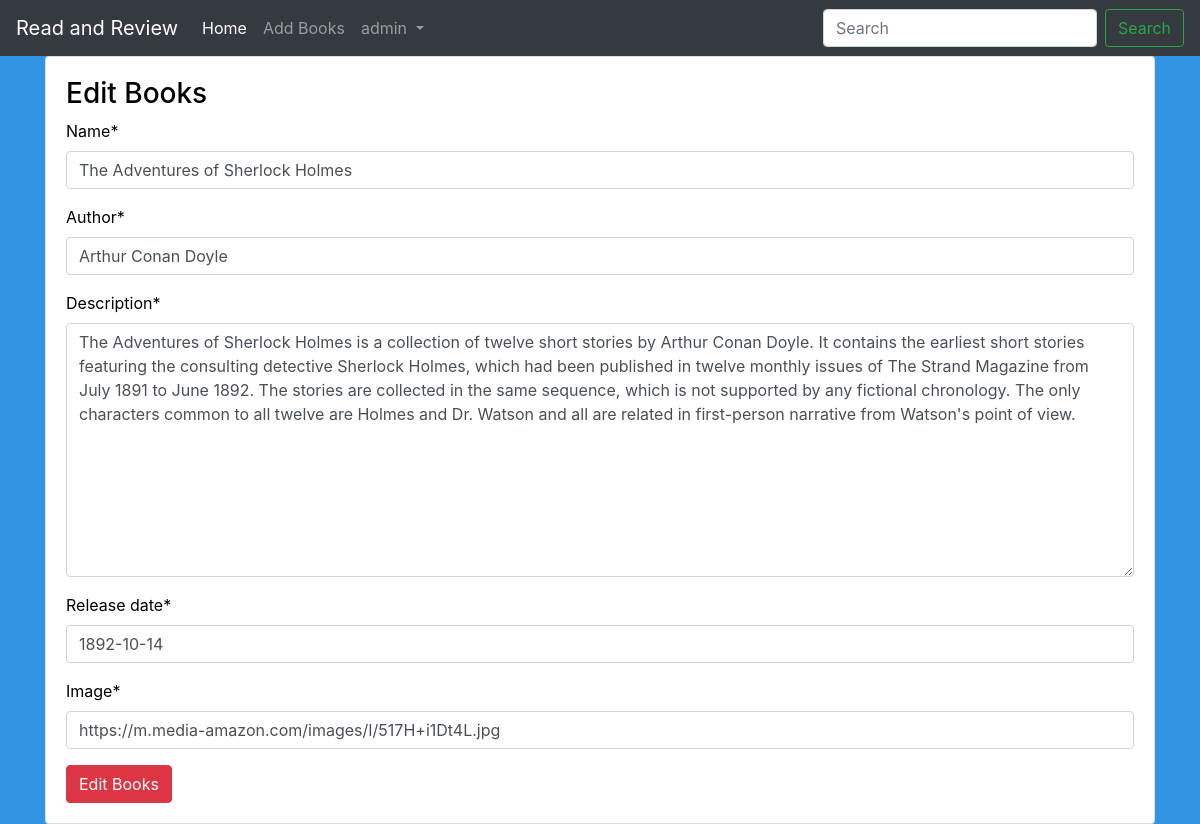
Screenshot of /editbooks/14/ (signed in) with the database file from the repository.
### main/models.py (models this page shows, shortened)
class Book(models.Model):
    name = models.CharField(max_length=100)
    author = models.CharField(max_length=100)
    description = models.TextField(max_length=5000)
    release_date = models.DateField()
    averageRating = models.FloatField(default=0)
    image = models.URLField(default=None, null=True)

### main/views.py (the view)
# urls.py: path('editbooks/<int:id>/', views.edit_books, name="edit_books"),
def edit_books(request, id):
    if request.user.is_authenticated:
        if request.user.is_superuser:
            book = Book.objects.get(id=id)
            if request.method == "POST":
                form = BookForm(request.POST or None, instance=book)
                if form.is_valid():
                    data = form.save(commit=False)
                    data.save()
                    return redirect("main:detail", id)
            else:
                form = BookForm(instance=book)
            return render(request, 'main/addbooks.html', {"form":form, "controller": "Edit Books"})
        else:
            return redirect("main:home")
    return redirect("accounts:login")

### main/forms.py
class BookForm(forms.ModelForm):
    class Meta:
        model = Book
        fields = ('name', 'author', 'description', 'release_date', 'image')

### main/templates/main/addbooks.html (shortened to what this page needs)
{% extends 'main/base.html' %}
{% load crispy_forms_tags %}
{% block content %}
<div class="container">
    <div class="card">
        <div class="card-body">
            <h3 class="text=center">{{controller}}</h3>
            <form action="" method="POST">
                {{form | crispy}}
                <input type="submit" value="{{controller}}" class="btn btn-danger">
            </form>
        </div>
    </div>
</div>
{% endblock %}

### main/templates/main/base.html (shortened to what this page needs)
<!doctype html>
<html lang="en">
  <head>
    <link rel="stylesheet" href="https://cdn.jsdelivr.net/npm/bootstrap@4.0.0/dist/css/bootstrap.min.css">
    {% load staticfiles %}
    <link rel="stylesheet" href="{% static 'css/main.css' %}">
  </head>
  <body>
    <nav class="navbar navbar-expand-lg navbar-dark bg-dark text-white">
        <a class="navbar-brand" href="{% url 'main:home' %}">Read and Review</a>
        <div class="collapse navbar-collapse" id="navbarSupportedContent">
          <ul class="navbar-nav mr-auto">
            <li class="nav-item active">
              <a class="nav-link" href="{% url 'main:home' %}">Home <span class="sr-only">(current)</span></a>
            </li>
            <li class="nav-item">
              <a class="nav-link" href="{% url 'main:add_books' %}">Add Books</a>
            </li>
            {% if user.is_authenticated %}
            <li class="nav-item dropdown">
              <a class="nav-link dropdown-toggle" href="#" id="navbarDropdown" role="button" data-toggle="dropdown" aria-haspopup="true" aria-expanded="false">
                {{user.username}}
              </a>
            </li>
            {% endif %}
            <li class="nav-item">
              <a class="nav-link disabled" href="#"></a>
            </li>
          </ul>
          <form class="form-inline my-2 my-lg-0" method="GET" action="{% url 'main:home' %}">
            <input class="form-control mr-sm-2" type="search" placeholder="Search" aria-label="Search" name="title">
            <button class="btn btn-outline-success my-2 my-sm-0" type="submit">Search</button>
          </form>
        </div>
      </nav>
    {% block content %}
    {% endblock %}
  </body>
</html>

### main/static/css/main.css (style rules this page uses)
body { background-color: #3195e3; color:black; }

### rows the page displays
Book: name "The Adventures of Sherlock Holmes", author "Arthur Conan Doyle", description "The Adventures of Sherlock Holmes is a collection of twelve short stories by Arthur Conan Doyle. It contains the earliest short stories featuring the consulting detective Sherlock Holmes, which had been published in twelve monthly issues of The Strand Magazine from July 1891 to June 1892. The stories are collected in the same sequence, which is not supported by any fictional chronology. The only characters common to all twelve are Holmes and Dr. Watson and all are related in first-person narrative from Watson's point of view.", release_date "1892-10-14", image "https://m.media-amazon.com/images/I/517H+i1Dt4L.jpg"

### other values shown
{{ user.username }} "admin"
{{ controller }} "Edit Books"
